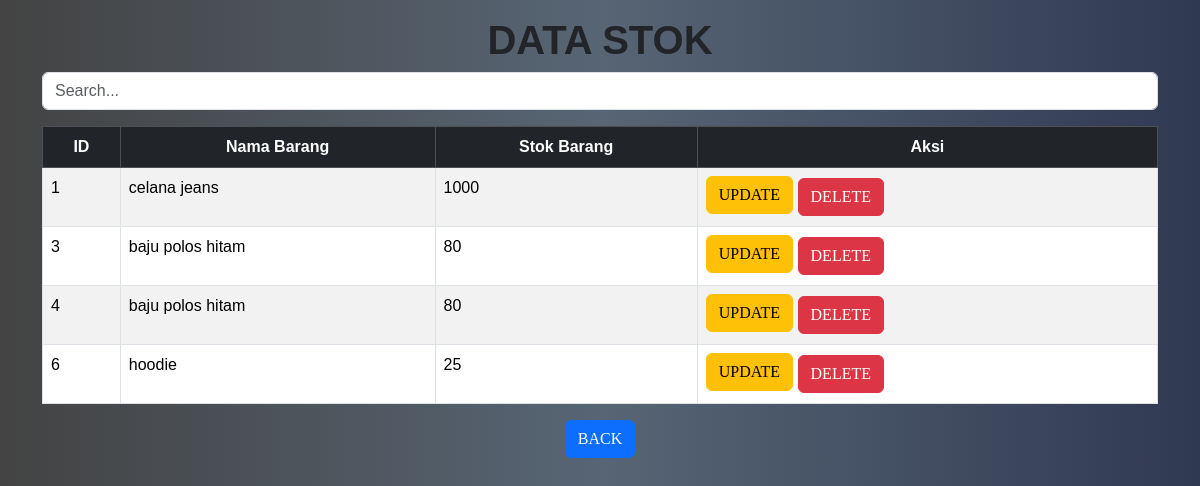
/Tabel/Stock/stok_lihat.php (signed in), run on the app's committed database.
### tables this page shows
CREATE TABLE `tb_stock` (
  `id_barang` int(50) NOT NULL,
  `nama_barang` varchar(100) NOT NULL,
  `stok_barang` varchar(100) NOT NULL
);

### Tabel/Stock/stok_lihat.php (the view, shortened to what this page needs)
<?php
include '../../backend/koneksi.php';
$sql = "SELECT * FROM tb_stock";
$result = mysqli_query($conn, $sql);
?>
<!DOCTYPE html>
<html lang="en">
<head>
    <link href="https://cdn.jsdelivr.net/npm/bootstrap@5.3.3/dist/css/bootstrap.min.css" rel="stylesheet">
</head>
<body>
    <div class="container">
        <h1 class="text-center fw-semibold text-uppercase mt-3">Data Stok</h1>
            <div class="table-container">
                <input class="form-control mb-3" id="searchInput" type="text" placeholder="Search...">
                    <div class="table-responsive">
                        <table class="table table-striped table-hover table-bordered">
                            <thead class="table-dark text-center">
                                <tr>
                                    <th>ID</th>
                                    <th>Nama Barang</th>
                                    <th>Stok Barang</th>
                                    <th>Aksi</th>
                                </tr>
                            </thead>
                            <tbody id="stokTable">
                                <?php if (mysqli_num_rows($result) > 0): ?>
                                <?php while ($row = mysqli_fetch_assoc($result)): ?>
                                    <tr>
                                        <td><?php echo htmlspecialchars($row['id_barang']); ?></td>
                                        <td><?php echo htmlspecialchars($row['nama_barang']); ?></td>
                                        <td><?php echo htmlspecialchars($row['stok_barang']); ?></td>
                                        <td>
                                            <a href="stok_update.php?id_barang=<?php echo $row['id_barang']; ?>" class="btn btn-warning mb-1">Update</a>
                                            <a href="stok_delete.php?id_barang=<?php echo $row['id_barang']; ?>" class="btn btn-danger"onclick="return confirm('Anda yakin ingin menghapus data ini?');">Delete</a>
                                        </td>
                                    </tr>
                                <?php endwhile; ?>
                                <?php else: ?>
                                    <tr>
                                        <td colspan="4">Tidak ada data stok</td>
                                    </tr>
                                <?php endif; ?>
                            </tbody>
                        </table>
                    </div>
            </div>
            <div class="btn-container text-center">
                <a href="./tabel_stock.php" class="btn btn-primary">Back</a>
            </div>
    </div>
</body>
</html>

### Tabel/Stock/stok_lihat.php (style rules this page uses)
.container { font-family: 'Franklin Gothic Medium', 'Arial Narrow', Arial, sans-serif; }
.btn-danger { text-transform: uppercase; font-weight: 500; font-family:Cambria, Cochin, Georgia, Times, 'Times New Roman', serif; }
.btn-warning { text-transform: uppercase; font-weight: 500; font-family:Cambria, Cochin, Georgia, Times, 'Times New Roman', serif; }
.btn-primary { text-transform: uppercase; font-weight: 500; font-family:Cambria, Cochin, Georgia, Times, 'Times New Roman', serif; }
body { background: linear-gradient(to right, #434343, #576574, #303952); }

### data on the page
tb_stock: id_barang "1", nama_barang "celana jeans", stok_barang "1000"
tb_stock: id_barang "3", nama_barang "baju polos hitam", stok_barang "80"
tb_stock: id_barang "4", nama_barang "baju polos hitam", stok_barang "80"
tb_stock: id_barang "6", nama_barang "hoodie", stok_barang "25"
